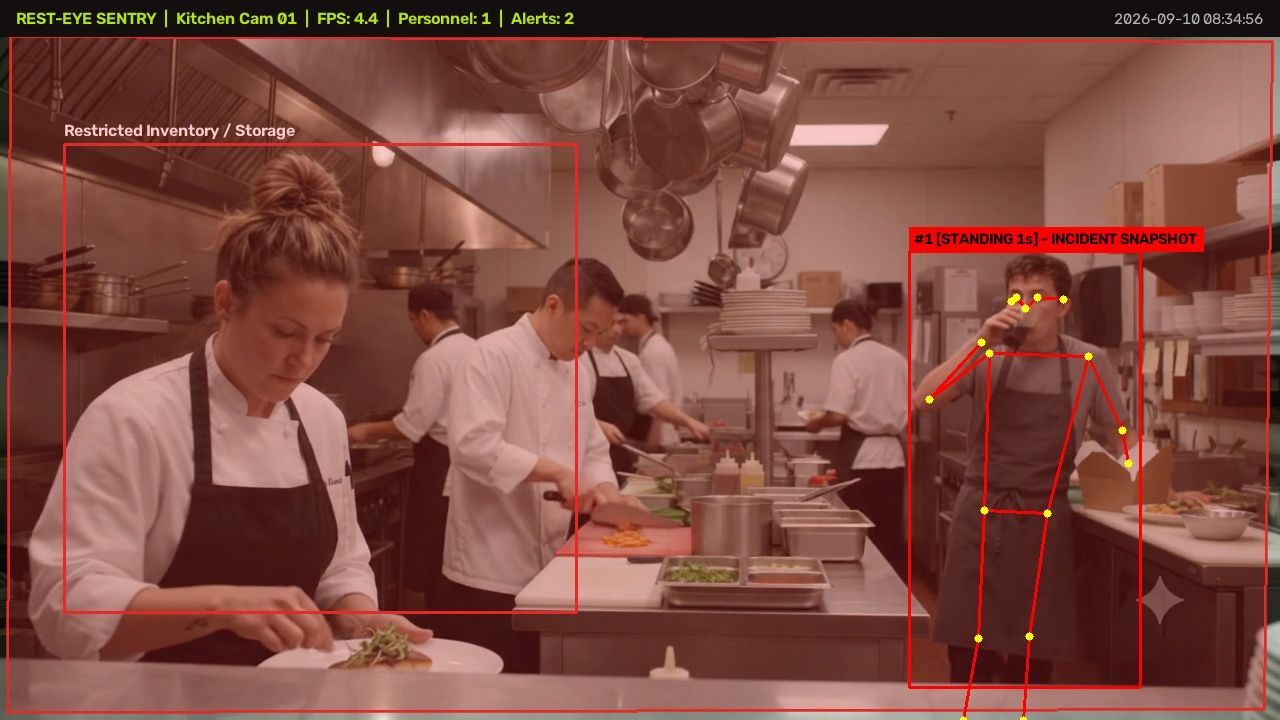
#> input picture rest-eye/data/alerts/alert_20260910_083456_1_210.jpg, 1280 x 720 px
$ python -i ocr_engine.py   (imports and definitions only)
#> lines starting #> are read from the running program, lines starting #| are printed output that depends on the picture; after the words box and inside, x2 and y2 are one past the last pixel; in counts of white or black regions, pixels touching at a corner belong together
import os
import re
import cv2
import numpy as np
from datetime import datetime, timedelta
from typing import Dict, Any, List, Optional
from PIL import Image

try:
    import pytesseract
    HAS_PYTESSERACT = True
except ImportError:
    HAS_PYTESSERACT = False

class RestaurantOcrEngine:
    """
    REST-EYE™ Optical Character Recognition (OCR) Engine
    Designed for Restaurant Quality, Hygiene & Inventory Sentry:
    - Expiration & Batch Date Scanning (Food Safety)
    - Kitchen Order Ticket (KDS) & Receipt OCR
    - Staff Uniform & Badge ID Recognition
    - Camera/DVR OSD Timestamp Extraction
    """

    def __init__(self, tesseract_cmd: Optional[str] = None):
        if tesseract_cmd and HAS_PYTESSERACT:
            pytesseract.pytesseract.tesseract_cmd = tesseract_cmd

        self.date_patterns = [
            r'\b\d{1,2}[/-]\d{1,2}[/-]\d{2,4}\b',
            r'\b\d{4}[/-]\d{1,2}[/-]\d{1,2}\b',
            r'\b(?:EXP|EXPIRY|BB|BBD|PROD|MFG)[:\s.]*\d{1,2}[/-]\d{1,2}[/-]\d{2,4}\b',
            r'\b\d{1,2}[/-]\d{4}\b'
        ]

    def preprocess_for_ocr(self, image_input: Any) -> np.ndarray:
        if isinstance(image_input, str):
            img = cv2.imread(image_input)
        elif isinstance(image_input, np.ndarray):
            img = image_input.copy()
        elif isinstance(image_input, Image.Image):
            img = cv2.cvtColor(np.array(image_input), cv2.COLOR_RGB2BGR)
        else:
            raise ValueError("Unsupported image format")

        if img is None or img.size == 0:
            raise ValueError("Empty image provided")

        if len(img.shape) == 3:
            gray = cv2.cvtColor(img, cv2.COLOR_BGR2GRAY)
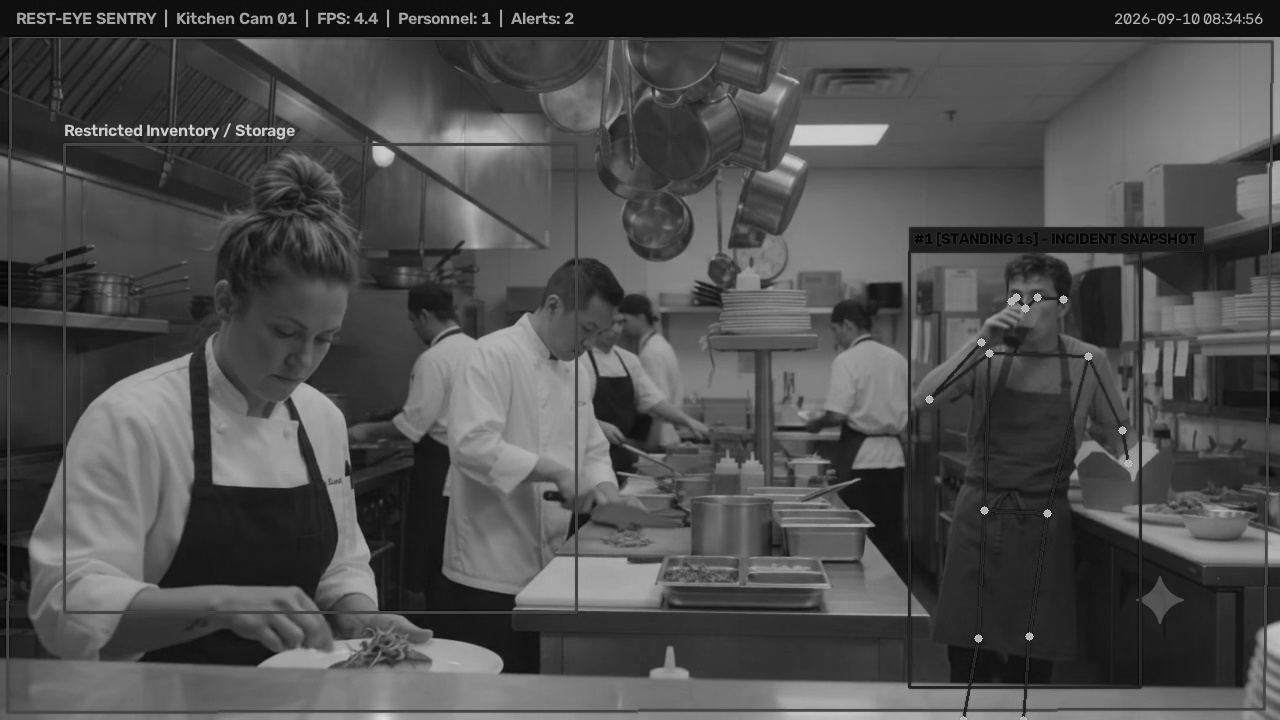
#> gray: shape (720, 1280); min 1, max 223, mean 77.7
        else:
            gray = img

        clahe = cv2.createCLAHE(clipLimit=2.0, tileGridSize=(8, 8))
        contrast = clahe.apply(gray)
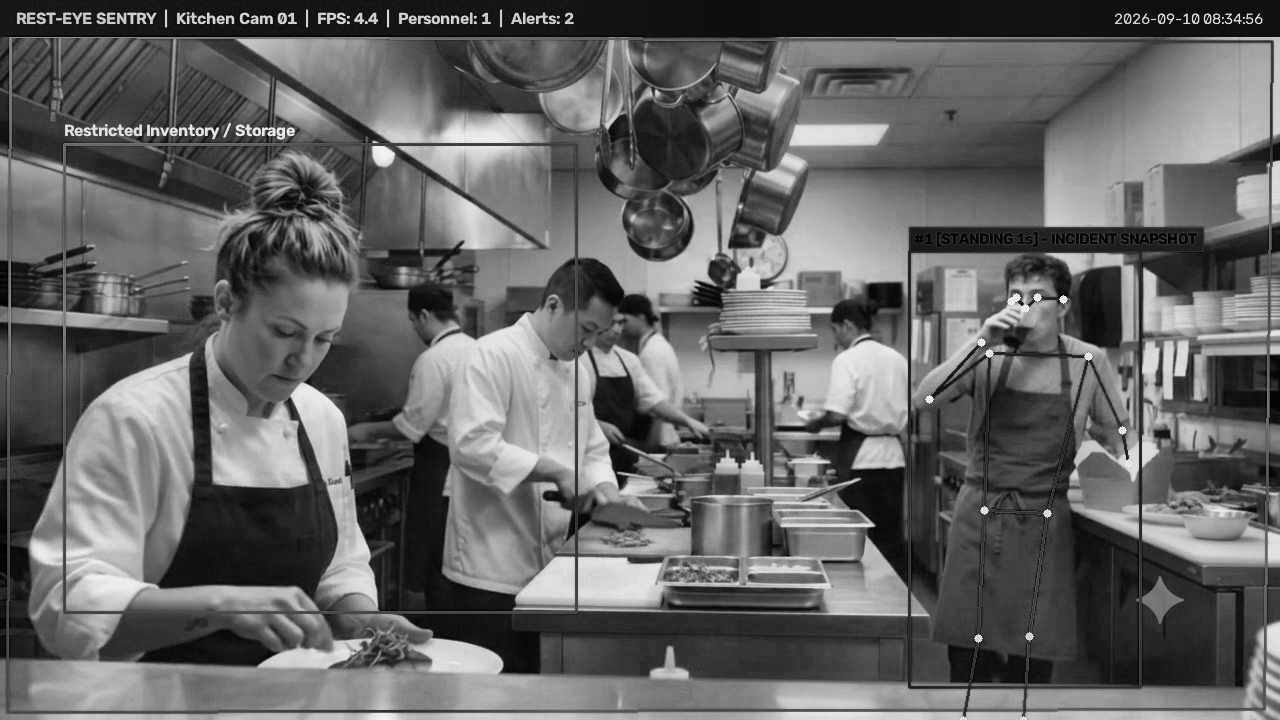
#> contrast: shape (720, 1280); min 0, max 245, mean 100.7
        denoised = cv2.bilateralFilter(contrast, 9, 75, 75)
        thresh = cv2.adaptiveThreshold(
            denoised, 255, cv2.ADAPTIVE_THRESH_GAUSSIAN_C, cv2.THRESH_BINARY, 11, 2
        )
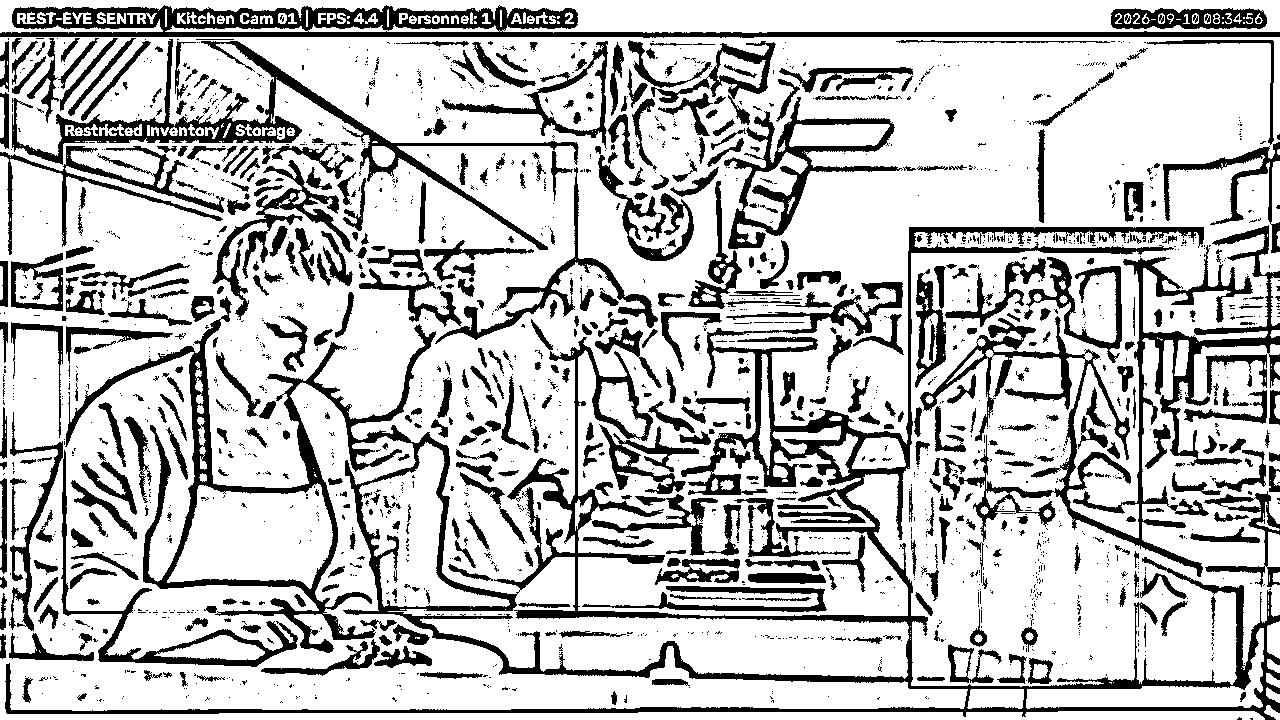
#> thresh: shape (720, 1280); 76% white; 1946 black regions (1420 under 20 px), largest, box (x1, y1, x2, y2) and area: (5, 227, 1280, 720) 54635, (920, 225, 1280, 577) 16615, (0, 5, 1280, 38) 14299
        return thresh

    def extract_text(self, image_input: Any, lang: str = "eng+ara") -> Dict[str, Any]:
        thresh = self.preprocess_for_ocr(image_input)
        extracted_text = ""
        blocks = []

        if HAS_PYTESSERACT:
            try:
#> (the run stopped early here; a loop or call above may not have finished)

$ run again, on rest-eye/data/alerts/alert_20260910_083646_220_646.jpg
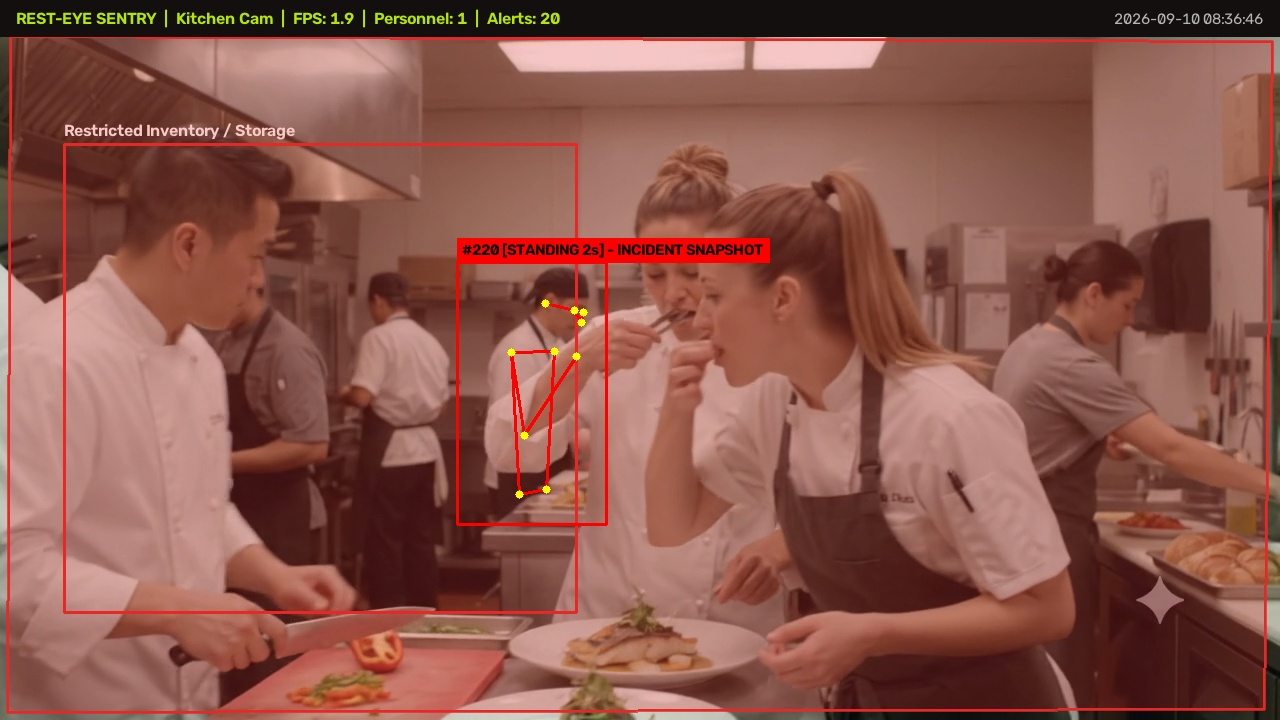
#> input picture rest-eye/data/alerts/alert_20260910_083646_220_646.jpg, 1280 x 720 px
#> in preprocess_for_ocr, `contrast = clahe.apply(gray)`:
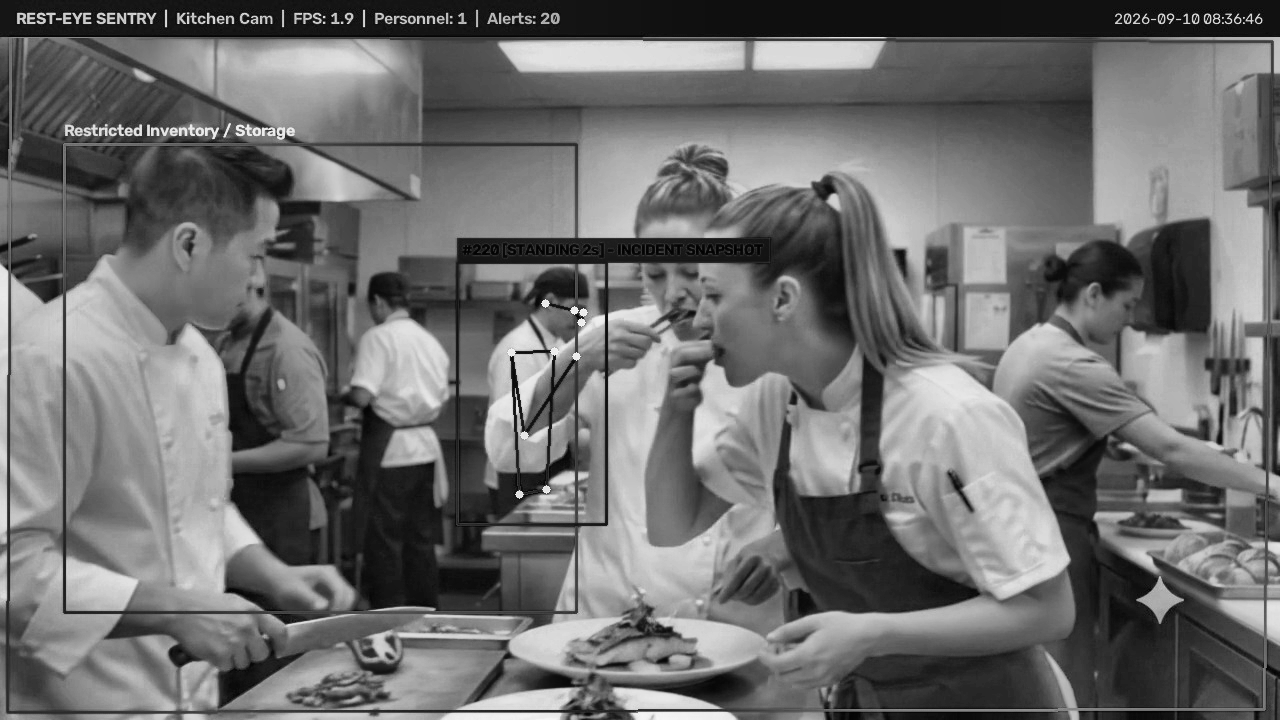
#> contrast: shape (720, 1280); min 1, max 246, mean 109.6
#> in preprocess_for_ocr, `thresh = cv2.adaptiveThreshold( denoised, 255, cv2.ADAPTIVE_THRESH_GAU..`:
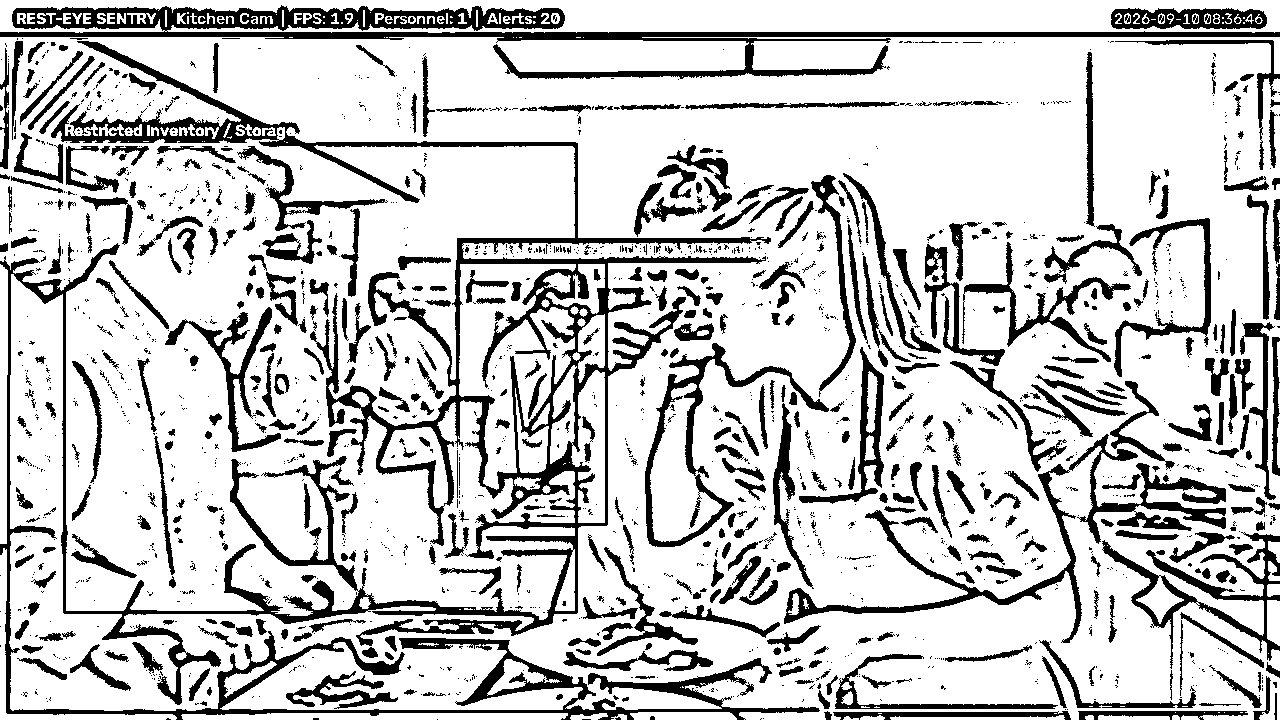
#> thresh: shape (720, 1280); 79% white; 1826 black regions (1322 under 20 px), largest, box (x1, y1, x2, y2) and area: (0, 41, 820, 720) 54863, (0, 5, 1280, 79) 18404, (784, 434, 1226, 643) 8280
